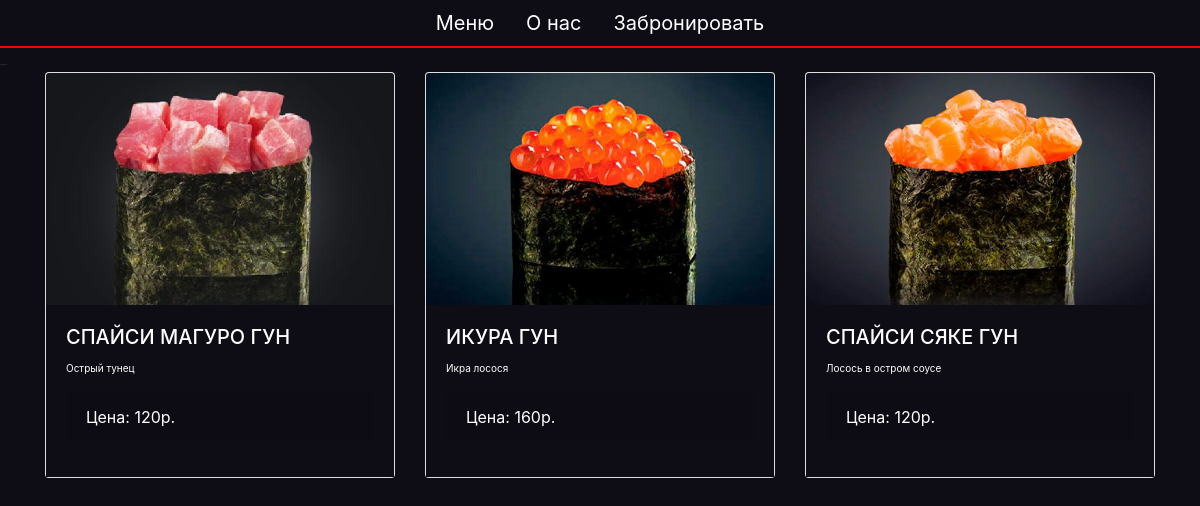
Screenshot of /category/3/ with the database file from the repository.
### main_app/models.py (models this page shows, shortened)
class Menu(models.Model):
    name = models.CharField(max_length=50, verbose_name='Название')
    picture = models.ImageField(null=True, blank=True)
    discription = models.TextField()
    price = models.IntegerField(null=True)
    type_name = models.ForeignKey(Type, on_delete = models.PROTECT, null=True)
    class Meta:
        verbose_name_plural = 'Позиции меню'
        verbose_name = 'Позиция меню'

### main_app/views.py (the view)
# urls.py: path('category/<int:pk>/', views.category_menu, name='category_menu'),
def category_menu(request, pk):
    type = get_object_or_404(Type, pk=pk)
    menu_items = Menu.objects.filter(type_name=type)
    return render(request, 'jfood/category_menu.html', {'type': type, 'menu_items': menu_items})

### main_app/Templates/jfood/category_menu.html (shortened to what this page needs)
{% extends 'jfood/main.html' %}
{% load static %}
{% block content %}
<div class="row row-cols-1 row-cols-md-3 g-4">
    {% for item in menu_items %}
    <div class="col">
        <div class="card h-100 text-white">
            <img src="{{ item.picture.url }}" class="card-img-top" alt="{{ item.name }}">
            <div class="card-body d-flex flex-column">
                <h5 class="card-title">{{ item.name }}</h5>
                <p class="text-card ">{{ item.discription }}</p>
                <div class="mt-auto">
                    <p class="card-footer">Цена: {{ item.price }}р.</p>
                </div>
            </div>
        </div>
    </div>
    {% endfor %}
</div>
{% endblock %}

### static/CSS/main.css (style rules this page uses)
body { background-color: #0e0c15 !important ; }
.card-body { background-color: #0e0c15; border: none; outline: none; box-shadow: none; }
.card { position: relative; border: none; outline: none; box-shadow: none; }
.card::before { content: ""; position: absolute; top: 0; left: 0; width: 100%; height: 100%; background-color: rgba(0, 0, 0, 0.3); opacity: 0; transition: opacity 0.3s ease-in-out; }
.text-card { font-size: 10px; transition: color 0.3s; }

### rows the page displays
Menu: picture (picture), name "СПАЙСИ МАГУРО ГУН", discription "Острый тунец", price "120"
Menu: picture (picture), name "ИКУРА ГУН", discription "Икра лосося", price "160"
Menu: picture (picture), name "СПАЙСИ СЯКЕ ГУН", discription "Лосось в остром соусе", price "120"
